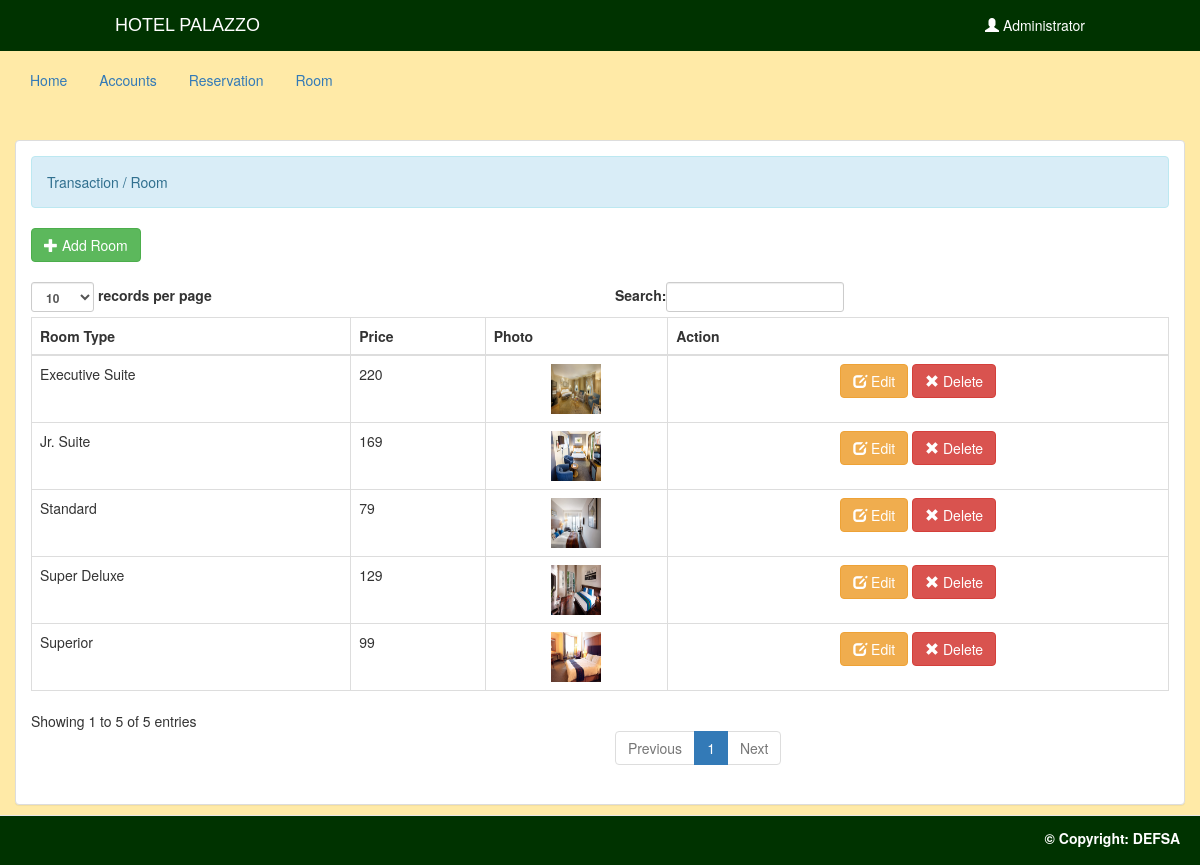
/admin/room.php (signed in), run on the app's committed database.
### tables this page shows
CREATE TABLE `room` (
  `room_id` int(11) NOT NULL,
  `room_type` varchar(50) NOT NULL,
  `price` varchar(11) NOT NULL,
  `photo` varchar(100) NOT NULL
);

### admin/room.php (the view, shortened to what this page needs)
<!DOCTYPE html>
<?php
	require 'name.php';
?>
<html lang = "en">
	<head>
		<link rel = "stylesheet" type = "text/css" href = "../css/bootstrap.css " />
		<link rel = "stylesheet" type = "text/css" href = "../css/style.css" />
	</head>
<body style="background-color:#ffeaa7">
	<header class="navbar navbar-inverse navbar-fixed-top bs-docs-nav" role="banner">
  <div class="container">
		<div class="navbar-header">
		<a href="home.php" class="navbar-brand">Hotel PALAZZO</a>
		</div>
		<nav class="collapse-navbar" role="navigation">
		<ul class="nav navbar-nav navbar-right">
		<li  class = "dropdown">
					<a class="dropdown-toggle" data-toggle="dropdown" role="button" aria-haspopup="true" aria-expanded="false"><i class = "glyphicon glyphicon-user"></i>  Administrator</a>
				</li>
      </ul>
		</nav>
  </div>
</header>
<br>
<br>
	<div class = "container-fluid">
		<ul class = "nav nav-pills">
			<li><a href = "home.php">Home</a></li>
			<li><a href = "account.php">Accounts</a></li>
			<li><a href = "reserve.php">Reservation</a></li>
			<li><a href = "room.php">Room</a></li>
		</ul>
	</div>
	<br />
	<div class = "container-fluid">
		<div class = "panel panel-default">
			<div class = "panel-body">
				<div class = "alert alert-info">Transaction / Room</div>
				<a class = "btn btn-success" href = "add_room.php"><i class = "glyphicon glyphicon-plus"></i> Add Room</a>
				<br />
				<br />
				<table id = "table" class = "table table-bordered">
					<thead>
						<tr>
							<th>Room Type</th>
							<th>Price</th>
							<th>Photo</th>
							<th>Action</th>
						</tr>
					</thead>
					<tbody>
					<?php
						$query = $conn->query("SELECT * FROM `room`") or die(mysqli_error());
						while($fetch = $query->fetch_array()){
					?>
						<tr>
							<td><?php echo $fetch['room_type']?></td>
							<td><?php echo $fetch['price']?></td>
							<td><center><img src = "../photo/<?php echo $fetch['photo']?>" height = "50" width = "50"/></center></td>
							<td><center><a class = "btn btn-warning" href = "edit_room.php?room_id=<?php echo $fetch['room_id']?>"><i class = "glyphicon glyphicon-edit"></i> Edit</a> <a class = "btn btn-danger" onclick = "confirmationDelete(this); return false;" href = "delete_room.php?room_id=<?php echo $fetch['room_id']?>"><i class = "glyphicon glyphicon-remove"></i> Delete</a></center></td>
						</tr>
					<?php
						}
					?>
					</tbody>
				</table>
			</div>
		</div>
	</div>
	<br />
	<br />
	<div style = "text-align:right;height: 40px; background-color: #003300;" class = "navbar navbar-default navbar-fixed-bottom">
	<label style="color:white;  margin: 12px; margin-right: 20px; ">&copy; Copyright: DEFSA </label>
	</div>
</body>
</html>

### css/style.css (style rules this page uses)
body { margin: 0; }
.navbar-brand { font-family: 'Montserrat', sans-serif; text-transform: uppercase; margin-right: 10px; }
nav { width: 100%; height: 50px; }
.navbar-inverse { background-color: #003300; display: flex; margin: 0; padding: 0 100px; float: right; }
.navbar-inverse { background-image: none; }
.navbar-inverse { border-color: #003300 }
.navbar-inverse .navbar-brand { color: #FFFFFF }
.navbar-inverse .navbar-nav>li>a { color: #FFFFFF }

### data on the page
room: room_type "Standard", price "79", photo (picture)
room: room_type "Superior", price "99", photo (picture)
room: room_type "Super Deluxe", price "129", photo (picture)
room: room_type "Jr. Suite", price "169", photo (picture)
room: room_type "Executive Suite", price "220", photo (picture)
